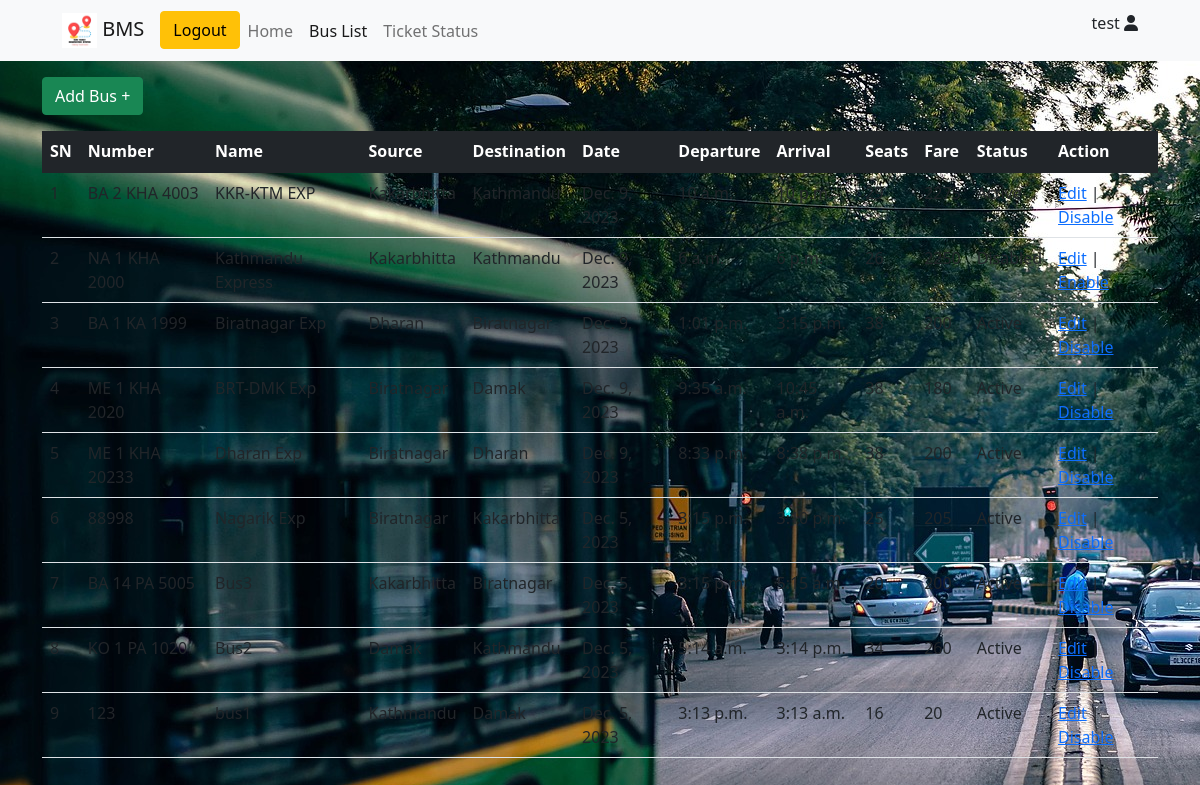
Page /buslist (signed in) on the committed database.
### bms/models.py (models this page shows, shortened)
class Vehicle(models.Model):
    name = models.CharField(max_length=50)
    vehicle_number = models.CharField(max_length=15)
    source = models.ForeignKey(busRoute, on_delete=models.CASCADE,default=1, related_name='sourceid')
    destination = models.ForeignKey(busRoute, on_delete=models.CASCADE,default=1, related_name='destinationid')
    date = models.DateField(null=True)
    v_status = models.BooleanField(default=True)
    departure = models.TimeField(null=True, blank=True)
    arrive = models.TimeField(null=True, blank=True)
    available_seats = models.IntegerField(default=25)
    booked_seats = models.IntegerField(default=0)
    price = models.IntegerField(default=20)
    updated = models.DateTimeField(auto_now=True)
    created = models.DateTimeField(auto_now_add=True)
    class Meta:
        ordering = ['-updated', '-created']

class busRoute(models.Model):
    name = models.CharField(max_length=100)
    updated = models.DateTimeField(auto_now=True)
    created = models.DateTimeField(auto_now_add=True)
    def __str__(self):
        return self.name

### bms/views.py (the view)
# urls.py: path('buslist', views.busList, name='busList'),
@login_required(login_url='loginUser')
def busList(request):
    vehicles = Vehicle.objects.all()
    successMessages = messages.get_messages(request)
    context = {'vehicles':vehicles, 'messages':successMessages}
    return render(request, 'bms/busList.html', context)

### bms/templates/bms/buslist.html (shortened to what this page needs)
{% extends 'main.html' %}
{% block navItem %}
            <li class="nav-item">
              <a class="nav-link " aria-current="page" href="{% url 'home' %}">Home</a>
            </li>
            <li class="nav-item">
              <a class="nav-link active" href="{% url 'busList' %}">Bus List</a>
            </li>
            <li class="nav-item">
              <a class="nav-link" href="{% url 'ticketStatus' %}">Ticket Status</a>
            </li>
{% endblock navItem %}
{% block content %}
<section>
  <div class="container mt-3">
    <div class="">
      <a href="{% url 'addBus' %}"> <button type="button" class="btn btn-success">Add Bus +</button> </a>
    </div>
  <table class="table mt-3">
    <thead class="table-dark">
      <tr>
        <th>SN</th>
        <th>Number</th>
        <th>Name</th>
        <th>Source</th>
        <th>Destination</th>
        <th>Date</th>
        <th>Departure</th>
        <th>Arrival</th>
        <th>Seats</th>
        <th>Fare</th>
        <th>Status</th>
        <th>Action</th>
      </tr>
    </thead>
    <tbody>
      {% for vehicle in vehicles %}
      <tr>
        <td>{{ forloop.counter }}</td>
        <td>{{ vehicle.vehicle_number }}</td>
        <td>{{ vehicle.name }}</td>
        <td>{{ vehicle.source }}</td>
        <td>{{ vehicle.destination }}</td>
        <td>{{ vehicle.date }}</td>
        <td>{{ vehicle.departure }}</td>
        <td>{{ vehicle.arrive }}</td>
        <td>{{ vehicle.available_seats }}</td>
        <td>{{ vehicle.price }}</td>
        {% if vehicle.v_status == True %}
        <td> Active </td>
        {% else %}
        <td>Disabled</td>
        {% endif %}
          <td><a href="{% url 'editBus' vehicle.id %}">Edit</a> |
          {% if vehicle.v_status == True %}
          <a href="{% url 'disableBus' vehicle.id %}">Disable</a>
          {% else %}
          <a href="{% url 'enableBus' vehicle.id %}">Enable</a>
          {% endif %}</td>
      </tr>
      {% endfor %}
    </tbody>
  </table>
</div>
</section>
{% endblock content %}

### bms/templates/main.html (shortened to what this page needs)
<!DOCTYPE html>
<html lang="en">
  <head>
    <link rel="stylesheet" href="style.css" />
    <link
      rel="stylesheet"
      href="path/to/font-awesome/css/font-awesome.min.css"
    />
    <link rel="stylesheet" href="https://cdnjs.cloudflare.com/ajax/libs/font-awesome/6.0.0-beta3/css/all.min.css">
    <link
      href="https://cdn.jsdelivr.net/npm/bootstrap@5.1.3/dist/css/bootstrap.min.css"
      rel="stylesheet"
    />
  </head>
  <body>
    {% block navbar %}
    {% load static %}
    <nav class="navbar navbar-expand-lg navbar-light bg-light">
      <div class="container-fluid">
        <a class="navbar-brand" href="#">
          <img src="{% static 'assets/logo.jpeg' %}" alt="logo" height="35px" width="35px"/>
          BMS
        </a>
        <div class="collapse navbar-collapse" id="navbarNav">
          <ul class="navbar-nav">
            {% if request.user.is_authenticated %}
            <li>
              <a href="{% url 'logout' %}"
                ><button type="button" class="btn btn-warning">Logout</button></a
              >
            </li>
            {% else %}
            <li>
              <a href="{% url 'loginUser' %}">
                <button type="button" class="btn btn-success">Login</button>
              </a>
            </li>
            {% endif %}
            {% block navItem %}{% endblock navItem %}
          </ul>
        </div>
        <div>
          {% if user.is_authenticated %}
            <p> {{ user.username }} <i class="fa fa-user"></i></p>
        {% endif %}
        </div>
      </div>
    </nav> {% endblock %}
    {% block content %}{% endblock %}
  </body>
</html>

### raw/style.css (style rules this page uses)
body { background-image: url(assets/images/home.jpg); }
nav { padding: 50px; }

### rows in the picture
Vehicle: vehicle_number "BA 2 KHA 4003", name "KKR-KTM EXP", source "Kakarbhitta", destination "Kathmandu", date "Dec. 9, 2023", departure "10 a.m.", arrive "10 p.m.", available_seats "29", price "2275", v_status "Active"
Vehicle: vehicle_number "NA 1 KHA 2000", name "Kathmandu Express", source "Kakarbhitta", destination "Kathmandu", date "Dec. 9, 2023", departure "6 a.m.", arrive "6 p.m.", available_seats "26", price "2250", v_status "Disabled"
Vehicle: vehicle_number "BA 1 KA 1999", name "Biratnagar Exp", source "Dharan", destination "Biratnagar", date "Dec. 9, 2023", departure "1:01 p.m.", arrive "3:15 p.m.", available_seats "38", price "200", v_status "Active"
Vehicle: vehicle_number "ME 1 KHA 2020", name "BRT-DMK Exp", source "Biratnagar", destination "Damak", date "Dec. 9, 2023", departure "9:35 a.m.", arrive "10:45 a.m.", available_seats "38", price "180", v_status "Active"
Vehicle: vehicle_number "ME 1 KHA 20233", name "Dharan Exp", source "Biratnagar", destination "Dharan", date "Dec. 9, 2023", departure "8:33 p.m.", arrive "8:38 p.m.", available_seats "38", price "200", v_status "Active"
Vehicle: vehicle_number "88998", name "Nagarik Exp", source "Biratnagar", destination "Kakarbhitta", date "Dec. 5, 2023", departure "3:15 p.m.", arrive "3:10 p.m.", available_seats "25", price "205", v_status "Active"
Vehicle: vehicle_number "BA 14 PA 5005", name "Bus3", source "Kakarbhitta", destination "Biratnagar", date "Dec. 5, 2023", departure "3:15 p.m.", arrive "5:15 a.m.", available_seats "20", price "200", v_status "Active"
Vehicle: vehicle_number "KO 1 PA 1020", name "Bus2", source "Damak", destination "Kathmandu", date "Dec. 5, 2023", departure "5:14 a.m.", arrive "3:14 p.m.", available_seats "34", price "260", v_status "Active"
Vehicle: vehicle_number "123", name "bus1", source "Kathmandu", destination "Damak", date "Dec. 5, 2023", departure "3:13 p.m.", arrive "3:13 a.m.", available_seats "16", price "20", v_status "Active"

### other values in the picture
{{ user.username }} "test"
